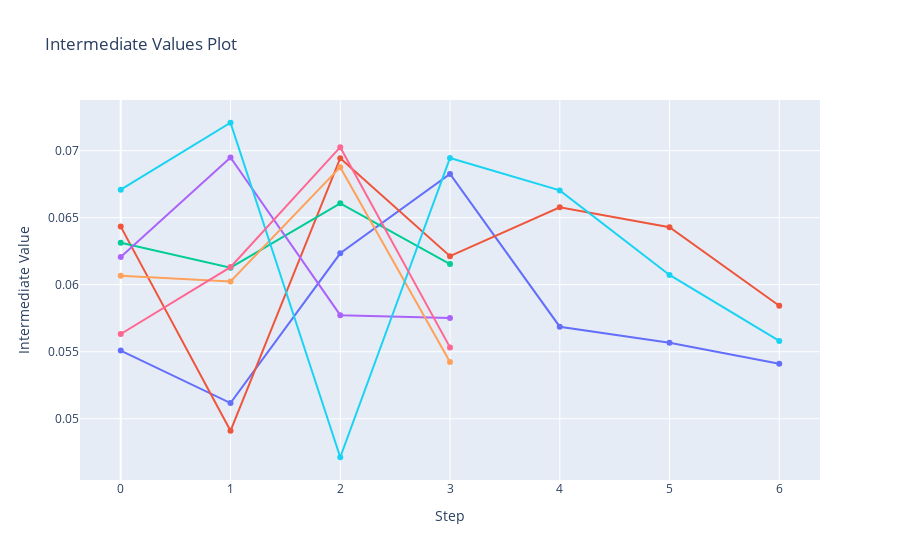

This figure's notebook cell:
### Markdown cell above
### Tuning Visualization

### Code cell
import plotly
optuna.visualization.plot_intermediate_values(study)

### Figure 1 — Plotly figure (JSON) as saved in the notebook; plotly's stock layout.template omitted (floating-point values rounded to 4 significant figures)
{"data": [{"marker": {"maxdisplayed": 10}, "mode": "lines+markers", "name": "Trial0", "type": "scatter", "x": [0, 1, 2, 3, 4, 5, 6], "y": [0.05509, 0.05117, 0.06234, 0.06826, 0.05687, 0.05567, 0.05411]}, {"marker": {"maxdisplayed": 10}, "mode": "lines+markers", "name": "Trial1", "type": "scatter", "x": [0, 1, 2, 3, 4, 5, 6], "y": [0.06433, 0.0491, 0.06944, 0.06213, 0.06577, 0.06429, 0.05843]}, {"marker": {"maxdisplayed": 10}, "mode": "lines+markers", "name": "Trial2", "type": "scatter", "x": [0, 1, 2, 3], "y": [0.06313, 0.06127, 0.06607, 0.06154]}, {"marker": {"maxdisplayed": 10}, "mode": "lines+markers", "name": "Trial3", "type": "scatter", "x": [0, 1, 2, 3], "y": [0.06207, 0.06949, 0.05773, 0.05752]}, {"marker": {"maxdisplayed": 10}, "mode": "lines+markers", "name": "Trial4", "type": "scatter", "x": [0, 1, 2, 3], "y": [0.06067, 0.06024, 0.06877, 0.05424]}, {"marker": {"maxdisplayed": 10}, "mode": "lines+markers", "name": "Trial5", "type": "scatter", "x": [0, 1, 2, 3, 4, 5, 6], "y": [0.06709, 0.07208, 0.04713, 0.06945, 0.06703, 0.06073, 0.05581]}, {"marker": {"maxdisplayed": 10}, "mode": "lines+markers", "name": "Trial6", "type": "scatter", "x": [0, 1, 2, 3], "y": [0.05632, 0.06131, 0.07026, 0.05533]}], "layout": {"showlegend": false, "title": {"text": "Intermediate Values Plot"}, "xaxis": {"title": {"text": "Step"}}, "yaxis": {"title": {"text": "Intermediate Value"}}}}
